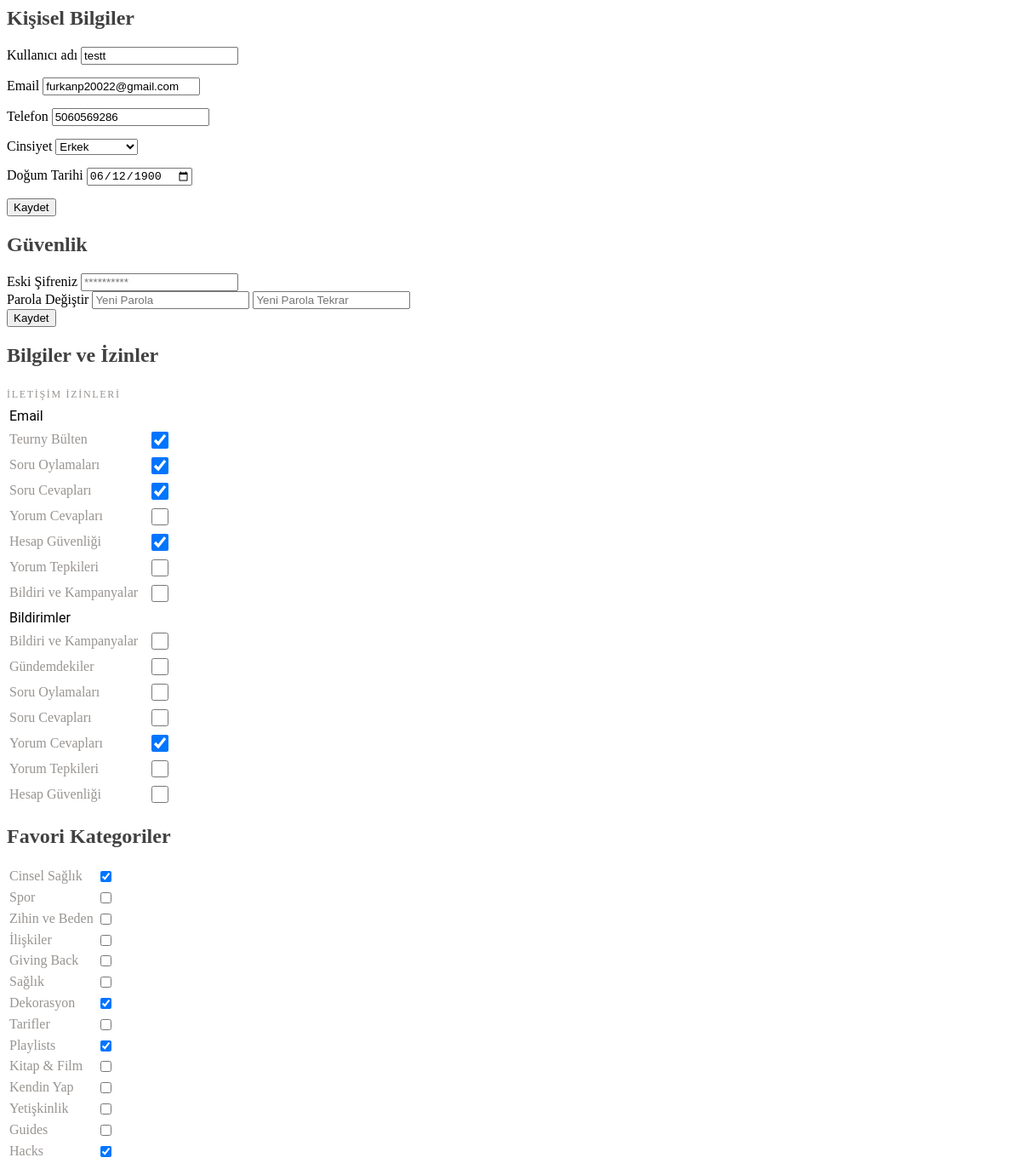
/profil/template-parts/settings.html (signed in), run on an earlier commit of the app's database.
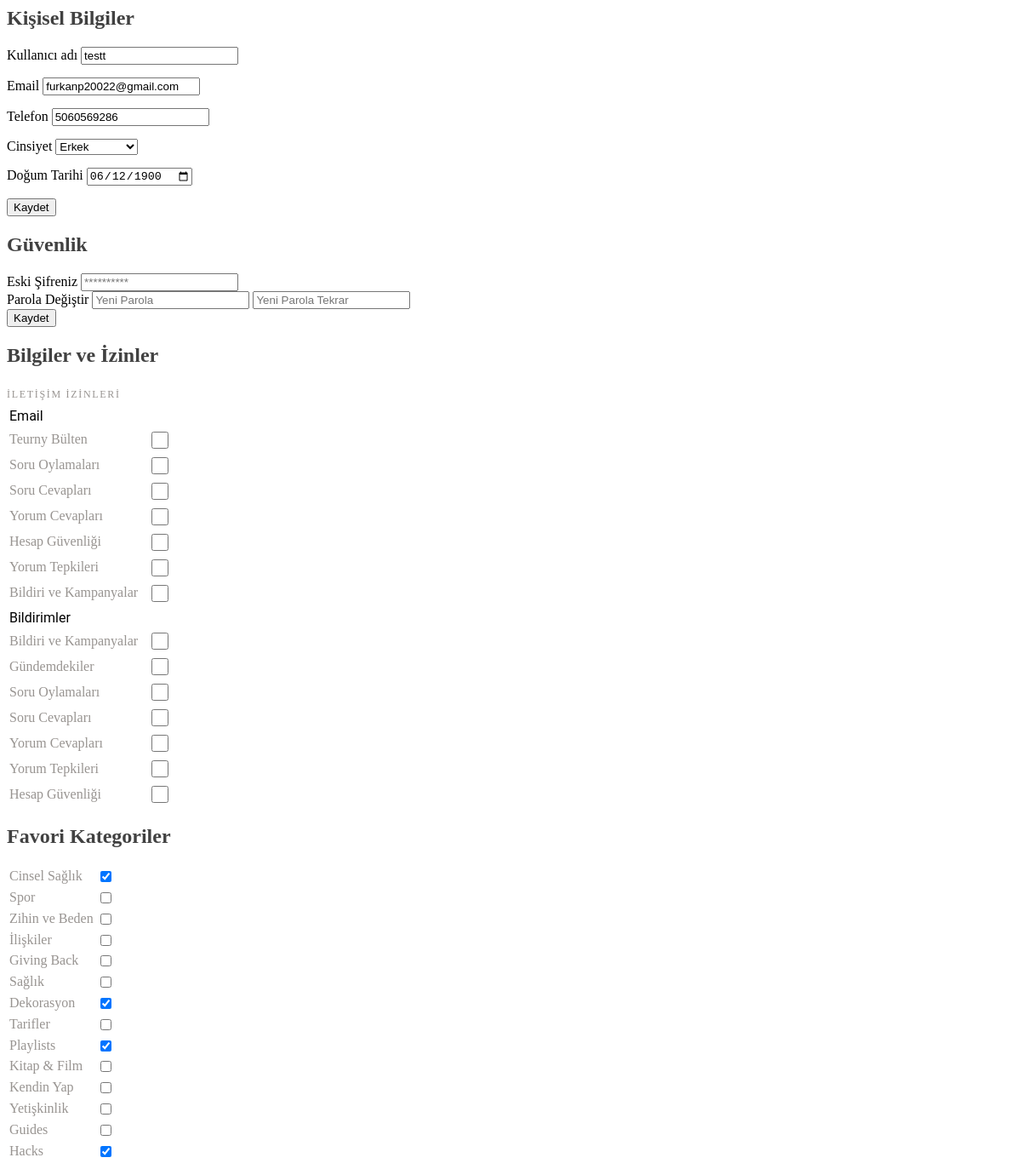
And on a later commit of the database.
### tuerny_app/models.py (models this page shows, shortened)
class UserSettings(models.Model):
    user = models.OneToOneField(CustomUser, on_delete=models.CASCADE, related_name="settings")
    email_newsletter = models.BooleanField(default=False)
    email_question_votes = models.BooleanField(default=True)
    email_question_answers = models.BooleanField(default=True)
    email_comment_replies = models.BooleanField(default=True)
    email_security_alerts = models.BooleanField(default=True)
    email_comment_reactions = models.BooleanField(default=True)
    email_notifications = models.BooleanField(default=False)
    notify_campaigns = models.BooleanField(default=True)
    notify_trending = models.BooleanField(default=False)
    notify_question_votes = models.BooleanField(default=True)
    notify_question_answers = models.BooleanField(default=True)
    notify_comment_replies = models.BooleanField(default=True)
    notify_comment_reactions = models.BooleanField(default=True)
    notify_security_alerts = models.BooleanField(default=True)

### tuerny_app/views.py (the view)
# urls.py: re_path(r'^static/(?P<path>.*)$', serve,{'document_root': settings.STATIC_ROOT}),
def settings(request):
    user_settings, created = UserSettings.objects.get_or_create(user=request.user)
    return render(request, "tuerny_app/settings.html", {"user_settings": user_settings})

### tuerny_app/context_processors.py (called while the page is built)
def categories_context(request):
    categories = MainCategory.objects.all()
    subcategories = SubCategory.objects.all()
    blogs = Blog.objects.all()
    return {
        'categories': categories,
        'subcategories': subcategories,
        'blog': blogs
    }

### tuerny_app/templates/tuerny_app/settings.html (shortened to what the changed rows need)
<div class="row justify-content-center">
  <div class="col-12 col-xl-6">
    <div class="py-4">
      <div class="accordion accordion-flush" id="accordionFlushExample">
        <div class="accordion-item">
          <h2 class="accordion-header" id="flush-headingOne">
            <div
              class="accordion-button collapsed"
              type="button"
              data-bs-toggle="collapse"
              data-bs-target="#flush-collapseOne"
              aria-expanded="false"
              aria-controls="flush-collapseOne"
            >
              Kişisel Bilgiler
            </div>
          </h2>
        </div>
        <div class="accordion-item">
          <h2 class="accordion-header" id="flush-headingTwo">
            <div
              class="accordion-button collapsed"
              type="button"
              data-bs-toggle="collapse"
              data-bs-target="#flush-collapseTwo"
              aria-expanded="false"
              aria-controls="flush-collapseTwo"
            >
              Güvenlik
            </div>
          </h2>
        </div>
        <div class="accordion-item">
          <h2 class="accordion-header" id="flush-headingThree">
            <div
              class="accordion-button collapsed"
              type="button"
              data-bs-toggle="collapse"
              data-bs-target="#flush-collapseThree"
              aria-expanded="false"
              aria-controls="flush-collapseThree"
            >
              Bilgiler ve İzinler
            </div>
          </h2>
          <div
            id="flush-collapseThree"
            class="accordion-collapse collapse"
            aria-labelledby="flush-headingThree"
            data-bs-parent="#accordionFlushExample"
          >
            <div class="accordion-body">
              <div class="d-flex flex-column gap-4">
                <table class="table">
                  <thead>
                      <tr>
                          <th style="font-family: Roboto; font-size: 16px; font-weight: 400; line-height: 20.8px; text-align: left;">
                              Email
                          </th>
                          <th style="text-align: right"></th>
                      </tr>
                  </thead>
                  <tbody>
                      <tr>
                          <td class="text-end">
                              <div class="form-switch">
                                <input class="form-check-input setting-toggle" type="checkbox"
                                id="email_newsletter" data-setting="email_newsletter"
                                {% if user_settings.email_newsletter %}checked{% endif %}>
                              </div>
                          </td>
                      </tr>
                      <tr>
                          <td class="text-end">
                              <div class="form-switch">
                                  <input class="form-check-input setting-toggle" type="checkbox"
                                         id="email_question_votes" data-setting="email_question_votes"
                                         {% if user_settings.email_question_votes %}checked{% endif %}>
                              </div>
                          </td>
                      </tr>
                      <tr>
                          <td class="text-end">
                              <div class="form-switch">
                                  <input class="form-check-input setting-toggle" type="checkbox"
                                         id="email_question_answers" data-setting="email_question_answers"
                                         {% if user_settings.email_question_answers %}checked{% endif %}>
                              </div>
                          </td>
                      </tr>
                      <tr>
                          <td class="text-end">
                              <div class="form-switch">
                                  <input class="form-check-input setting-toggle" type="checkbox"
                                         id="email_comment_replies" data-setting="email_comment_replies"
                                         {% if user_settings.email_comment_replies %}checked{% endif %}>
                              </div>
                          </td>
                      </tr>
                      <tr>
                          <td class="text-end">
                              <div class="form-switch">
                                  <input class="form-check-input setting-toggle" type="checkbox"
                                         id="email_security_alerts" data-setting="email_security_alerts"
                                         {% if user_settings.email_security_alerts %}checked{% endif %}>
                              </div>
                          </td>
                      </tr>
                      <tr>
                          <td class="text-end">
                              <div class="form-switch">
                                  <input class="form-check-input setting-toggle" type="checkbox"
                                         id="email_comment_reactions" data-setting="email_comment_reactions"
                                         {% if user_settings.email_comment_reactions %}checked{% endif %}>
                              </div>
                          </td>
                      </tr>
                      <tr>
                          <td class="text-end">
                              <div class="form-switch">
                                  <input class="form-check-input setting-toggle" type="checkbox"
                                         id="email_notifications" data-setting="email_notifications"
                                         {% if user_settings.email_notifications %}checked{% endif %}>
                              </div>
                          </td>
                      </tr>
                  </tbody>
              </table>
                <table class="table">
                  <thead>
                      <tr>
                          <th style="font-family: Roboto; font-size: 16px; font-weight: 400; line-height: 20.8px; text-align: left;">
                              Bildirimler
                          </th>
                          <th style="text-align: right"></th>
                      </tr>
                  </thead>
                  <tbody>
                      <tr>
                          <td class="text-end">
                              <div class="form-switch">
                                  <input class="form-check-input setting-toggle" type="checkbox"
                                         id="notify_campaigns" data-setting="notify_campaigns"
                                         {% if user_settings.notify_campaigns %}checked{% endif %}>
                              </div>
                          </td>
                      </tr>
                      <tr>
                          <td class="text-end">
                              <div class="form-switch">
                                  <input class="form-check-input setting-toggle" type="checkbox"
                                         id="notify_trending" data-setting="notify_trending"
                                         {% if user_settings.notify_trending %}checked{% endif %}>
                              </div>
                          </td>
                      </tr>
                      <tr>
                          <td class="text-end">
                              <div class="form-switch">
                                  <input class="form-check-input setting-toggle" type="checkbox"
                                         id="notify_question_votes" data-setting="notify_question_votes"
                                         {% if user_settings.notify_question_votes %}checked{% endif %}>
                              </div>
                          </td>
                      </tr>
                      <tr>
                          <td class="text-end">
                              <div class="form-switch">
                                  <input class="form-check-input setting-toggle" type="checkbox"
                                         id="notify_question_answers" data-setting="notify_question_answers"
                                         {% if user_settings.notify_question_answers %}checked{% endif %}>
                              </div>
                          </td>
                      </tr>
                      <tr>
                          <td class="text-end">
                              <div class="form-switch">
                                  <input class="form-check-input setting-toggle" type="checkbox"
                                         id="notify_comment_replies" data-setting="notify_comment_replies"
                                         {% if user_settings.notify_comment_replies %}checked{% endif %}>
                              </div>
                          </td>
                      </tr>
                      <tr>
                          <td class="text-end">
                              <div class="form-switch">
                                  <input class="form-check-input setting-toggle" type="checkbox"
                                         id="notify_comment_reactions" data-setting="notify_comment_reactions"
                                         {% if user_settings.notify_comment_reactions %}checked{% endif %}>
                              </div>
                          </td>
                      </tr>
                      <tr>
                          <td class="text-end">
                              <div class="form-switch">
                                  <input class="form-check-input setting-toggle" type="checkbox"
                                         id="notify_security_alerts" data-setting="notify_security_alerts"
                                         {% if user_settings.notify_security_alerts %}checked{% endif %}>
                              </div>
                          </td>
                      </tr>
                  </tbody>
              </table>
              </div>
            </div>
          </div>
        </div>
        <div class="accordion-item">
          <h2 class="accordion-header" id="flush-headingFour">
            <div
              class="accordion-button collapsed"
              type="button"
              data-bs-toggle="collapse"
              data-bs-target="#flush-collapseFour"
              aria-expanded="false"
              aria-controls="flush-collapseFour"
            >
              Favori Kategoriler
            </div>
          </h2>
        </div>
      </div>
    </div>
  </div>
</div>

What changed in the data, as far as the page shows it:
changed UserSettings: email_newsletter "☑" → "☐"; email_question_votes "☑" → "☐"; email_question_answers "☑" → "☐"; email_security_alerts "☑" → "☐"; notify_comment_replies "☑" → "☐"
